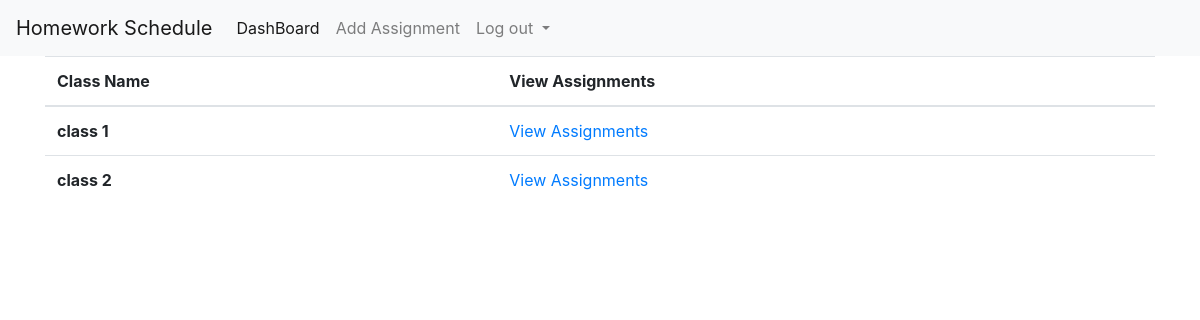
The page /classes/ on the database as committed earlier.
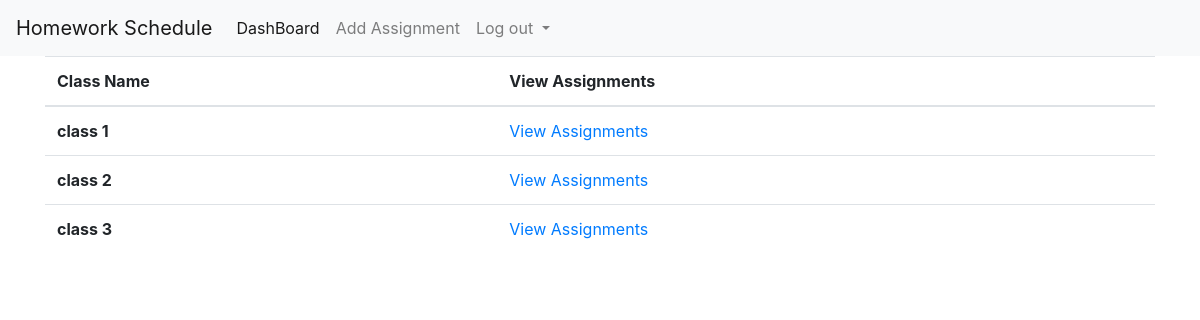
The same page on the database as committed later.
### homeworkScheduleWeb/models.py (models this page shows)
class ClassName(models.Model):
    name = models.TextField(default='', null=False)

### homeworkScheduleWeb/views.py (the view)
# urls.py: url(r'^classes/', class_View),
def class_View(request):
    class_name = list(ClassName.objects.all())
    data = {'class_name': class_name}
    return render(request, 'classes.html', data)

### templates/classes.html (shortened to what this page needs)
<!doctype html>
<html lang="en">
  <head>
    <link rel="stylesheet" href="https://stackpath.bootstrapcdn.com/bootstrap/4.1.3/css/bootstrap.min.css">
  </head>
  <body>
    {% include "nav.html" %}
    <div class="container">
        <table class="table">
          <thead>
            <tr>
              <th scope="col">Class Name</th>
              <th scope="col">View Assignments </th>
            </tr>
          </thead>
          <tbody>
            {% for name in class_name %}
            <tr>
              <th scope="row"> {{ name.name}}</th>
                <td><a href="/assignments/{{name.id}}"> View Assignments</a></td>
            </tr>
            {% endfor %}
          </tbody>
        </table>
    </div>
  </body>
</html>

Rows that differ between the two databases and show on the page:
added ClassName: name "class 3"
